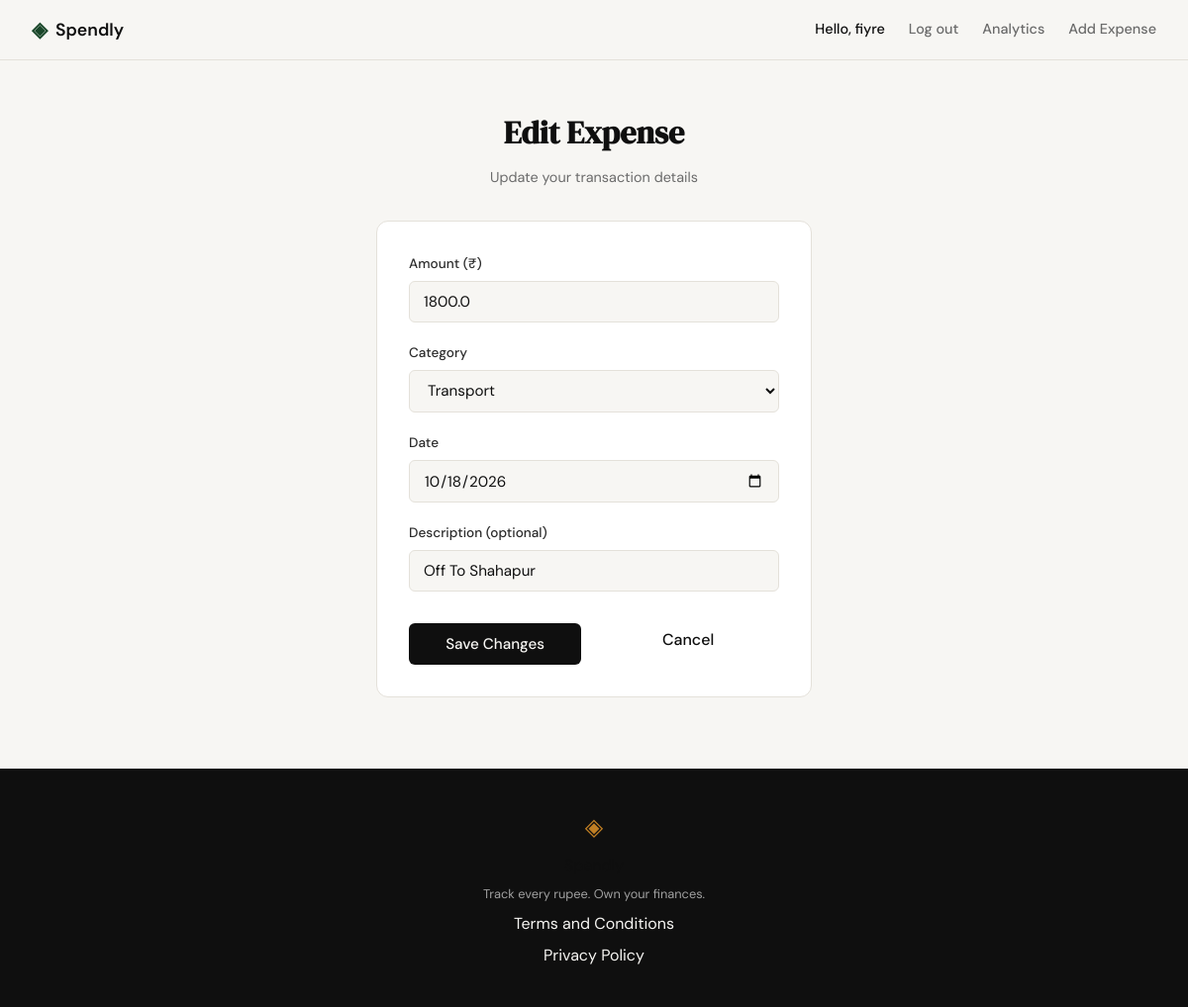
The page /expenses/169/edit (signed in) on the database its author committed.
### tables this page shows
CREATE TABLE users (
            id INTEGER PRIMARY KEY AUTOINCREMENT,
            name TEXT NOT NULL,
            email TEXT UNIQUE NOT NULL,
            password_hash TEXT NOT NULL,
            created_at TEXT DEFAULT (datetime('now'))
        );

CREATE TABLE expenses (
            id INTEGER PRIMARY KEY AUTOINCREMENT,
            user_id INTEGER NOT NULL REFERENCES users(id),
            amount REAL NOT NULL,
            category TEXT NOT NULL,
            date TEXT NOT NULL,
            description TEXT,
            created_at TEXT DEFAULT (datetime('now'))
        );

### app.py (the view, shortened to what this page needs)
@app.route("/expenses/<int:id>/edit", methods=["GET", "POST"])
def edit_expense(id):
    user_id = session.get("user_id")
    if not user_id:
        flash("Please log in to edit expenses.", "warning")
        return redirect(url_for("login"))
    expense = get_expense_by_id(id, user_id)
    if not expense:
        flash("Expense not found or you don't own it.", "error")
        return redirect(url_for("profile"))
    today_str = date.today().isoformat()
    return render_template(
        "edit_expense.html",
        expense=expense,
        categories=CATEGORIES,
        today=today_str
    )

### app.py (called while the page is built)
@app.context_processor
def inject_user():
    user_id = session.get("user_id")
    if user_id:
        db = get_db()
        user = db.execute("SELECT id, name, email, created_at FROM users WHERE id = ?", (user_id,)).fetchone()
        db.close()
        if user:
            return {"user": dict(user), "request_path": request.path}
    return {"user": None, "request_path": request.path}

### database/db.py (called while the page is built)
def get_db():
    db = sqlite3.connect(DB_PATH)
    db.row_factory = sqlite3.Row
    db.execute("PRAGMA foreign_keys = ON")
    return db

def get_expense_by_id(expense_id: int, user_id: int):
    db = get_db()
    expense = db.execute(
        "SELECT id, amount, category, date, description FROM expenses "
        "WHERE id = ? AND user_id = ?",
        (expense_id, user_id)
    ).fetchone()
    db.close()
    return dict(expense) if expense else None

### templates/edit_expense.html (shortened to what this page needs)
{% extends "base.html" %}
{% block content %}
<section class="auth-section">
    <div class="auth-container">
        <div class="auth-header">
            <h1 class="auth-title">Edit Expense</h1>
            <p class="auth-subtitle">Update your transaction details</p>
        </div>
        <div class="auth-card">
            <form method="POST" action="{{ url_for('edit_expense', id=expense.id) }}">
                <div class="form-group">
                    <label for="amount">Amount (₹)</label>
                    <input type="number" id="amount" name="amount"
                           class="form-input" placeholder="0.00"
                           step="0.01" min="0.01" required
                           value="{{ expense.amount }}">
                </div>
                <div class="form-group">
                    <label for="category">Category</label>
                    <select id="category" name="category" class="form-input" required>
                        {% for cat in categories %}
                        <option value="{{ cat }}" {% if cat == expense.category %}selected{% endif %}>
                            {{ cat }}
                        </option>
                        {% endfor %}
                    </select>
                </div>
                <div class="form-group">
                    <label for="date">Date</label>
                    <input type="date" id="date" name="date"
                           class="form-input" value="{{ expense.date }}" required>
                </div>
                <div class="form-group">
                    <label for="description">Description (optional)</label>
                    <input type="text" id="description" name="description"
                           class="form-input" placeholder="Lunch at cafe"
                           value="{{ expense.description or '' }}">
                </div>
                <div class="button-group" style="display: flex; gap: 1rem; margin-top: 1.5rem;">
                    <button type="submit" class="btn-submit" style="flex: 1;">Save Changes</button>
                    <a href="{{ url_for('profile') }}" class="btn-cancel" style="flex: 1; text-align: center; display: inline-flex; align-items: center; justify-content: center; padding: 0.75rem 1rem; background-color: var(--card-bg); color: var(--text-color); border: 1px solid var(--border-color); border-radius: 8px; text-decoration: none; font-weight: 500;">Cancel</a>
                </div>
            </form>
        </div>
    </div>
</section>
{% endblock %}

### templates/base.html (shortened to what this page needs)
<!DOCTYPE html>
<html lang="en">
<head>
    <link rel="stylesheet" href="{{ url_for('static', filename='css/style.css') }}">
</head>
<body>
    <nav class="navbar">
        <div class="nav-inner">
            <a href="{{ url_for('landing') }}" class="nav-brand">
                <span class="brand-icon">◈</span>
                <span class="brand-name">Spendly</span>
            </a>
            <div class="nav-links">
                {% if session.get('user_id') and user %}
                    <span class="nav-user">Hello, {{ user.name }}</span>
                    <a href="{{ url_for('logout') }}">Log out</a>
                    <a href="{{ url_for('analytics') }}" class="{% if request_path == '/analytics' %}nav-active{% endif %}">Analytics</a>
                    <a href="{{ url_for('add_expense') }}" class="{% if request_path == '/expenses/add' %}nav-active{% endif %}">Add Expense</a>
                {% else %}
                    <a href="{{ url_for('login') }}">Sign in</a>
                    <a href="{{ url_for('register') }}" class="nav-cta">Get started</a>
                {% endif %}
            </div>
        </div>
    </nav>
    <main class="main-content">
        {% block content %}{% endblock %}
    </main>
    <footer class="footer">
        <div class="footer-inner">
            <span class="brand-icon">◈</span>
            <span class="brand-name">Spendly</span>
            <p class="footer-copy">Track every rupee. Own your finances.</p>
            <a href="{{ url_for('terms') }}">Terms and Conditions</a>
            <a href="{{ url_for('privacy') }}">Privacy Policy</a>
        </div>
    </footer>
</body>
</html>

### static/css/style.css (style rules this page uses)
:root { --ink: #0f0f0f; --ink-soft: #2d2d2d; --ink-muted: #6b6b6b; --ink-faint: #a0a0a0; --paper: #f7f6f3; --paper-warm: #f0ede6; --paper-card: #ffffff; --accent: #1a472a; --accent-light: #e8f0eb; --accent-2: #c17f24; --accent-2-light: #fdf3e3; --accent-3: #9b59b6; --accent-4: #e74c3c; --accent-5: #2980b9; --danger: #c0392b; --danger-light: #fdecea; --border: #e4e1da; --border-soft: #eeebe4; --font-display: 'DM Serif Display', Georgia, serif; --font-body: 'DM Sans', system-ui, sans-serif; --max-width: 1200px; --auth-width: 440px; --radius-sm: 6px; --radius-md: 12px; --radius-lg: 20px; }
*, *::before, *::after { box-sizing: border-box; margin: 0; padding: 0; }
html { font-size: 16px; scroll-behavior: smooth; }
body { background: var(--paper); color: var(--ink); font-family: var(--font-body); font-size: 1rem; line-height: 1.6; -webkit-font-smoothing: antialiased; }
a { color: inherit; text-decoration: none; }
.navbar { position: sticky; top: 0; z-index: 100; background: var(--paper); border-bottom: 1px solid var(--border); padding: 0 2rem; }
.nav-inner { max-width: var(--max-width); margin: 0 auto; height: 60px; display: flex; align-items: center; justify-content: space-between; }
.nav-brand { display: flex; align-items: center; gap: 0.5rem; font-family: var(--font-body); font-weight: 600; font-size: 1.1rem; color: var(--ink); }
.brand-icon { color: var(--accent); font-size: 1.3rem; }
.brand-name { color: var(--ink); }
.nav-links { display: flex; align-items: center; gap: 1.5rem; font-size: 0.9rem; font-weight: 500; }
.nav-links a { color: var(--ink-muted); transition: color 0.2s; }
.main-content { min-height: calc(100vh - 60px - 100px); }
.auth-section { min-height: calc(100vh - 60px - 100px); display: flex; align-items: center; justify-content: center; padding: 3rem 2rem; }
.auth-container { width: 100%; max-width: var(--auth-width); }
.auth-header { text-align: center; margin-bottom: 2rem; }
.auth-title { font-family: var(--font-display); font-size: 2rem; color: var(--ink); margin-bottom: 0.5rem; }
.auth-subtitle { font-size: 0.9rem; color: var(--ink-muted); }
.auth-card { background: var(--paper-card); border: 1px solid var(--border); border-radius: var(--radius-md); padding: 2rem; margin-bottom: 1.5rem; }
.form-group { margin-bottom: 1.25rem; }
.form-group label { display: block; font-size: 0.85rem; font-weight: 500; color: var(--ink-soft); margin-bottom: 0.4rem; }
.form-input { width: 100%; padding: 0.6rem 0.875rem; border: 1px solid var(--border); border-radius: var(--radius-sm); font-family: var(--font-body); font-size: 0.95rem; color: var(--ink); background: var(--paper); outline: none; transition: border-color 0.2s; }
.form-input::placeholder { color: var(--ink-faint); }
.btn-submit { width: 100%; padding: 0.7rem; background: var(--ink); color: var(--paper); border: none; border-radius: var(--radius-sm); font-family: var(--font-body); font-size: 0.95rem; font-weight: 500; cursor: pointer; transition: background 0.2s; margin-top: 0.5rem; }
.footer { background: var(--ink); color: var(--paper); padding: 2.5rem 2rem; text-align: center; }
.footer-inner { display: flex; flex-direction: column; align-items: center; gap: 0.4rem; }
.footer .brand-icon { color: var(--accent-2); font-size: 1.5rem; }
.footer-copy { font-size: 0.8rem; color: var(--ink-faint); }

### rows shown on the page
users: name "fiyre"
expenses: amount "1800.0", category "Transport", date "10/18/2026", description "Off To Shahapur"
